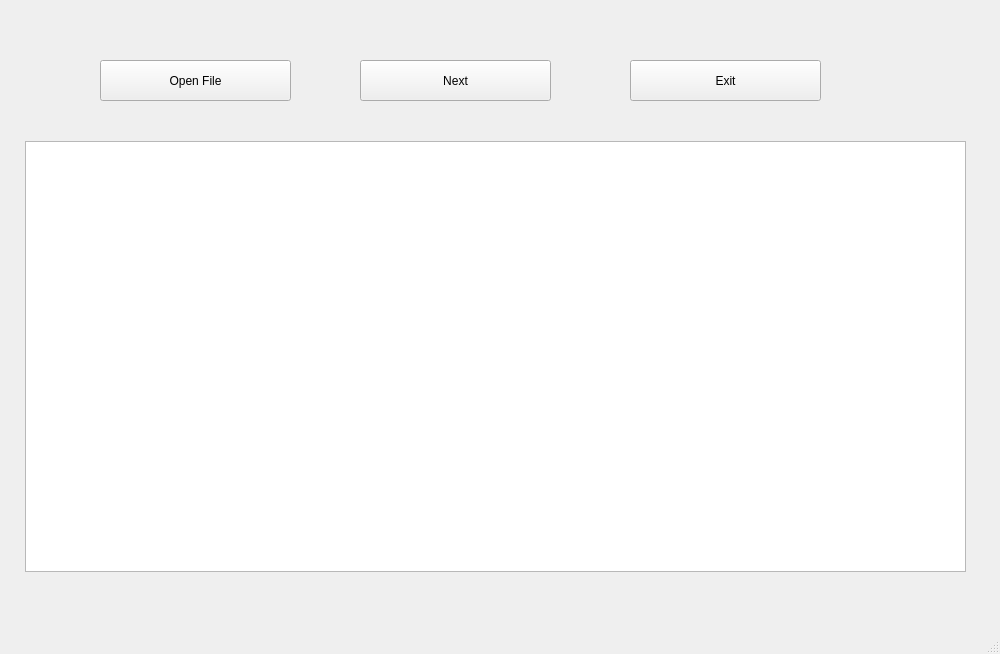
<?xml version="1.0" encoding="UTF-8"?>
<ui version="4.0">
 <class>MainWindow</class>
 <widget class="QMainWindow" name="MainWindow">
  <property name="geometry">
   <rect>
    <x>0</x>
    <y>0</y>
    <width>1000</width>
    <height>654</height>
   </rect>
  </property>
  <property name="windowTitle">
   <string>MainWindow</string>
  </property>
  <widget class="QWidget" name="centralwidget">
   <widget class="QPushButton" name="pushButton">
    <property name="geometry">
     <rect>
      <x>100</x>
      <y>60</y>
      <width>191</width>
      <height>41</height>
     </rect>
    </property>
    <property name="text">
     <string>Open File</string>
    </property>
   </widget>
   <widget class="QListView" name="listView">
    <property name="geometry">
     <rect>
      <x>25</x>
      <y>141</y>
      <width>941</width>
      <height>431</height>
     </rect>
    </property>
   </widget>
   <widget class="QLabel" name="label">
    <property name="geometry">
     <rect>
      <x>40</x>
      <y>100</y>
      <width>151</width>
      <height>31</height>
     </rect>
    </property>
    <property name="text">
     <string/>
    </property>
   </widget>
   <widget class="QLabel" name="label_2">
    <property name="geometry">
     <rect>
      <x>220</x>
      <y>100</y>
      <width>191</width>
      <height>31</height>
     </rect>
    </property>
    <property name="text">
     <string/>
    </property>
   </widget>
   <widget class="QLabel" name="label_3">
    <property name="geometry">
     <rect>
      <x>30</x>
      <y>150</y>
      <width>461</width>
      <height>411</height>
     </rect>
    </property>
    <property name="text">
     <string/>
    </property>
   </widget>
   <widget class="QPushButton" name="pushButton_2">
    <property name="geometry">
     <rect>
      <x>630</x>
      <y>60</y>
      <width>191</width>
      <height>41</height>
     </rect>
    </property>
    <property name="text">
     <string>Exit</string>
    </property>
   </widget>
   <widget class="QPushButton" name="pushButton_3">
    <property name="geometry">
     <rect>
      <x>360</x>
      <y>60</y>
      <width>191</width>
      <height>41</height>
     </rect>
    </property>
    <property name="text">
     <string>Next</string>
    </property>
   </widget>
   <widget class="QLabel" name="label_4">
    <property name="geometry">
     <rect>
      <x>500</x>
      <y>150</y>
      <width>461</width>
      <height>411</height>
     </rect>
    </property>
    <property name="text">
     <string/>
    </property>
   </widget>
  </widget>
  <widget class="QStatusBar" name="statusbar"/>
 </widget>
 <resources/>
 <connections/>
</ui>
